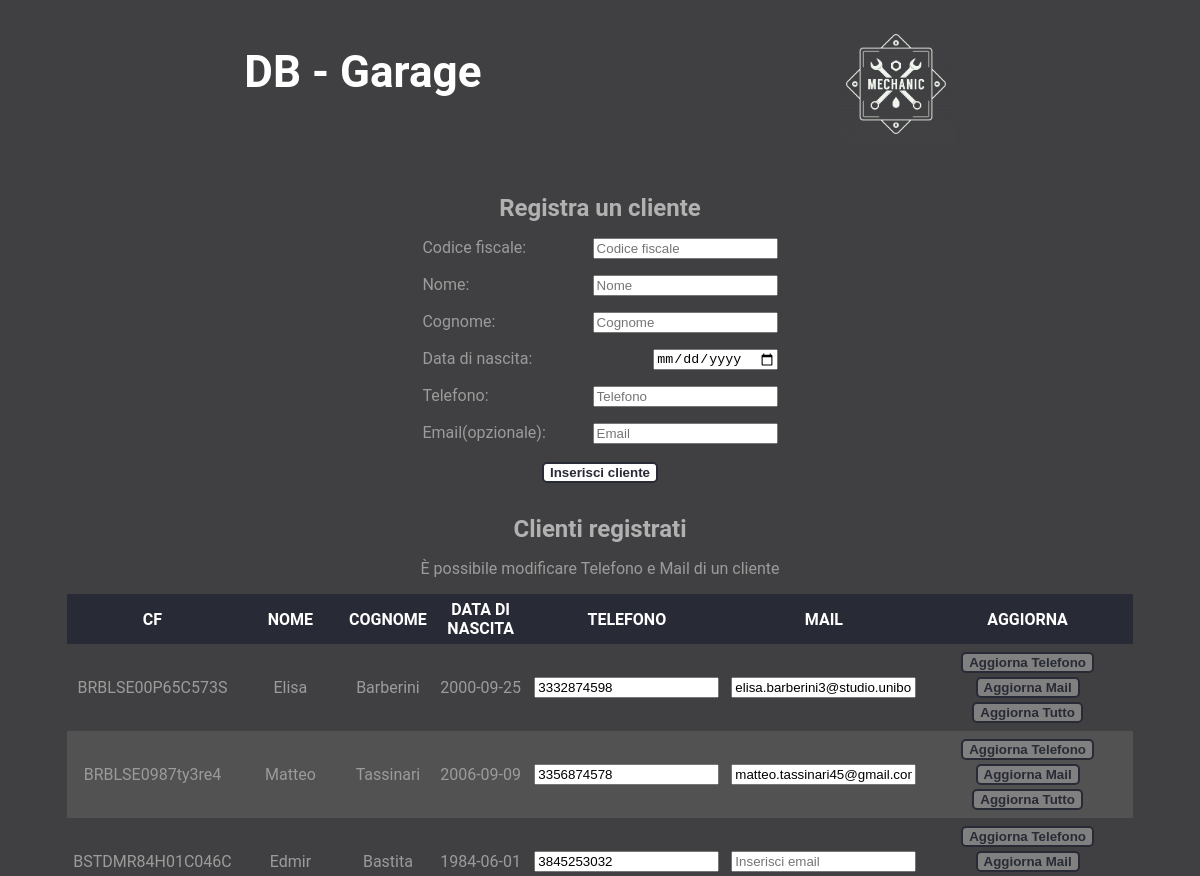
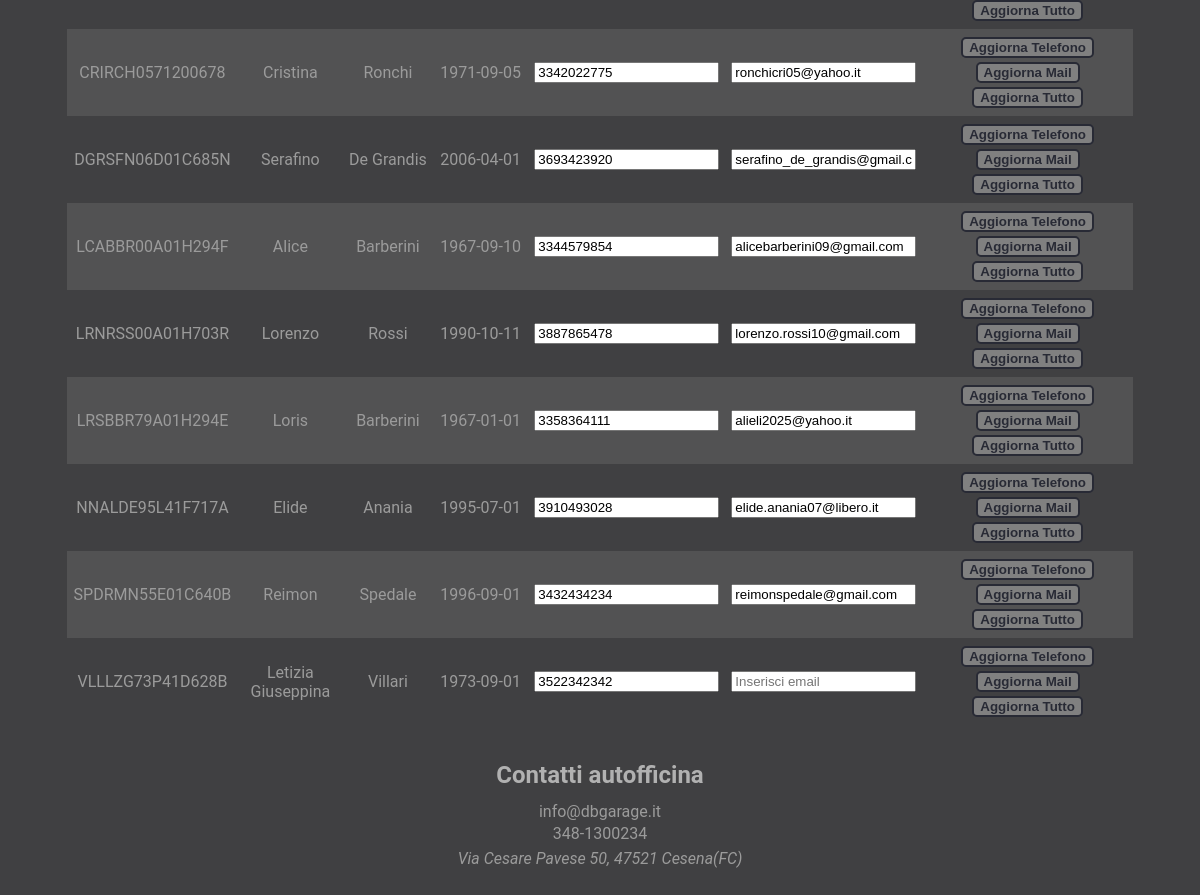
/app-web/gestione_clienti.php, run on an earlier commit of the app's database (2 pictures, top to bottom).
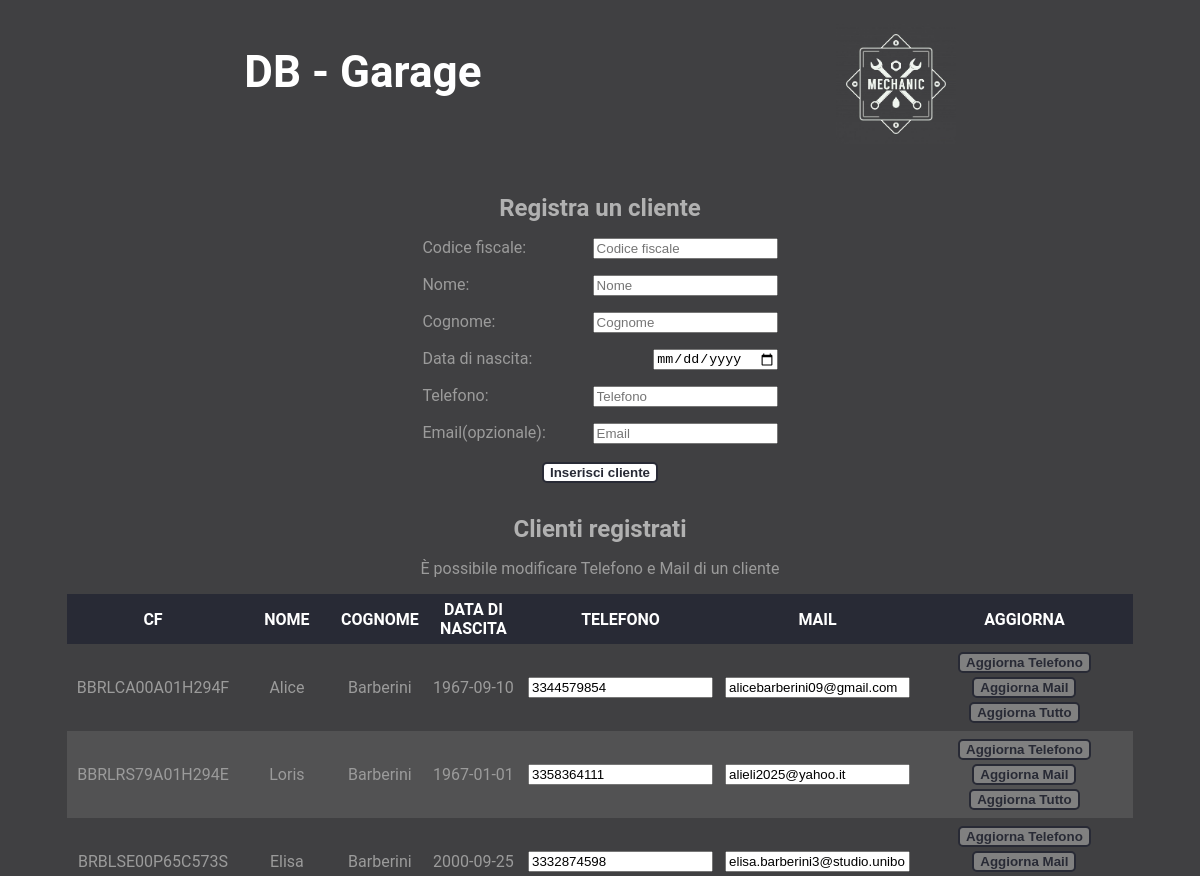
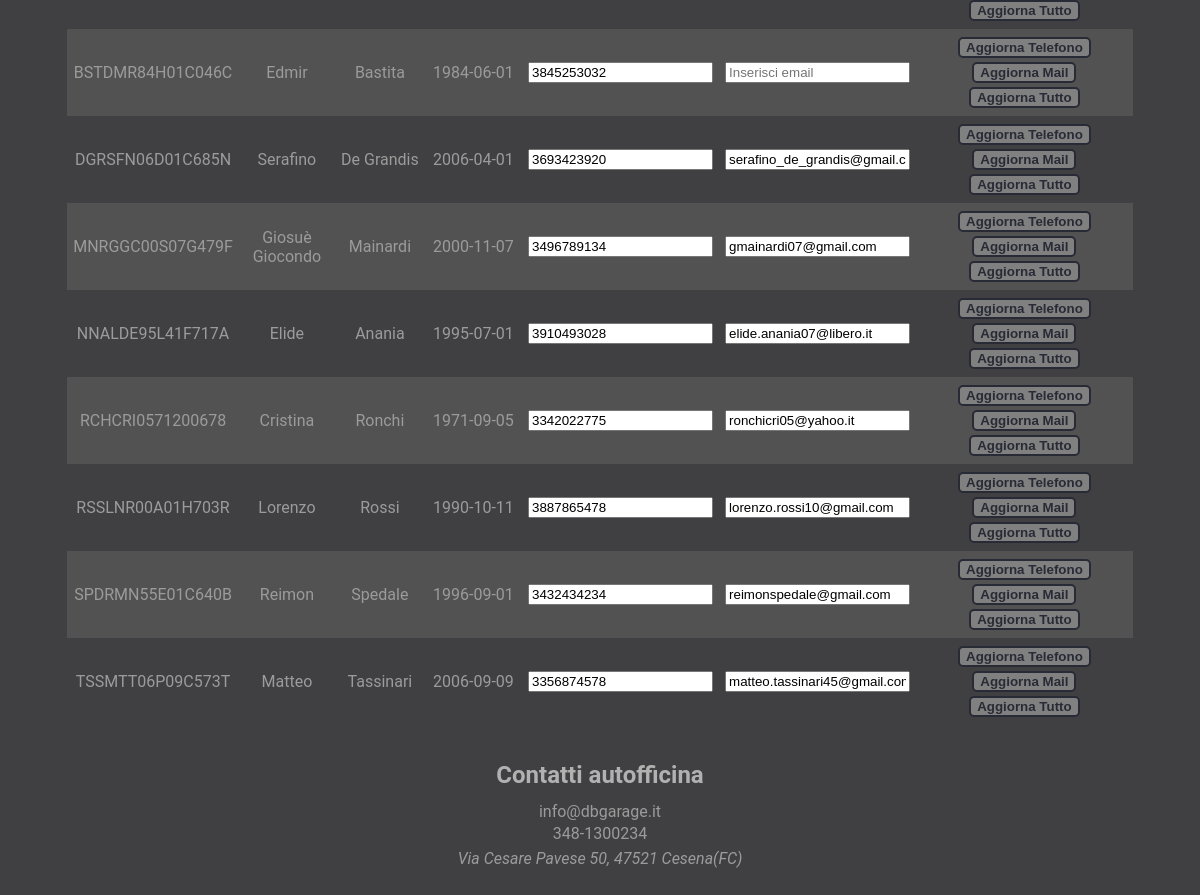
And on a later commit of the database (2 pictures, top to bottom).
### tables this page shows
CREATE TABLE `cliente` (
  `CF_cliente` char(16) NOT NULL,
  `nome` char(20) NOT NULL,
  `cognome` char(20) NOT NULL,
  `data_nascita` date NOT NULL,
  `telefono` char(10) NOT NULL,
  `email` varchar(50) DEFAULT NULL
);

### app-web/gestione_clienti.php (called while the page is built, shortened)
<?php
    require_once 'require.php';
    $SetParameters["titolo"] = "Gestione clienti";
    $SetParameters["file"] = "nuovo_cliente.php";
	$SetParameters["clienti"] = $db->getClients();
    require("template/base.php");
?>

### app-web/require.php (called while the page is built, shortened)
<?php
require_once("databasegarage.php");
$db = new DatabaseHelper("127.0.0.1", "root", "", "officina", 3306);
$SetParameters["scripts"] = array();
?>

### app-web/databasegarage.php (called while the page is built, shortened)
<?php
class DatabaseHelper {
	private $db;
	public function __construct($servername, $username, $password, $dbname, $port) {
		$this->db = new mysqli($servername, $username, $password, $dbname, $port);
	}
    public function getClients(){
        $statement = $this->db->prepare("SELECT * FROM CLIENTE");
		$statement->execute();
		$result = $statement->get_result();
		return $result->fetch_all(MYSQLI_ASSOC);
    }
}
?>

### app-web/template/nuovo_cliente.php (the view)
<section>
	<h2>Registra un cliente</h2>
	<form action="#" method="POST">
		<ul>
			<li>
				<label for="clienteCF"> Codice fiscale: </label>
				<input type="text" name="clienteCF" placeholder="Codice fiscale" maxlength="16" required>
			</li>
			<li>
				<label for="clienteNome"> Nome: </label>
				<input type="text" name="clienteNome" placeholder="Nome" maxlength="20" required>
			</li>
			<li>
				<label for="clienteCognome"> Cognome: </label>
				<input type="text" name="clienteCognome" placeholder="Cognome" maxlength="20" required>
			</li>
			<li>
				<label for="clienteDataNascita"> Data di nascita: </label>
				<input type="date" name="clienteDataNascita" required>
			</li>
			<li>
				<label for="clienteTelefono"> Telefono: </label>
				<input type="tel" pattern="[0-9]{10}" maxlength="10" name="clienteTelefono" placeholder="Telefono" required>
			</li>
			<li>
				<label for="clienteMail"> Email(opzionale): </label>
				<input type="email" name="clienteMail" placeholder="Email" maxlength="80">
			</li>
		</ul>
		<input type="submit" name="inserisciCliente"  value="Inserisci cliente">
	</form>
</section>
<section class="tabelle">
	<h2>Clienti registrati</h2>
	<p>È possibile modificare Telefono e Mail di un cliente</p>
	<table>
		<thead>
			<tr>
				<th>CF</th><th>NOME</th><th>COGNOME</th><th>DATA DI NASCITA</th><th>TELEFONO</th><th>MAIL</th><th>AGGIORNA</th>
			</tr>
		</thead>
		<tbody>
			<?php foreach($SetParameters["clienti"] as $cliente) :?>
			<form action="#" method="POST">
				<tr>
					<td><input type="hidden" id='<?php echo $cliente["CF_cliente"];?>' name="clienteCF" value=<?php echo $cliente["CF_cliente"]; ?>> <?php echo $cliente["CF_cliente"]?></td>
					<td><input type="hidden" id='<?php echo $cliente["CF_cliente"];?>' name="clienteNome" value=<?php echo $cliente["nome"]; ?>> <?php echo $cliente["nome"]?></td>
					<td><input type="hidden" id='<?php echo $cliente["CF_cliente"];?>' name="clienteCognome" value=<?php echo $cliente["cognome"]; ?>> <?php echo $cliente["cognome"]?></td>
					<td><input type="hidden" id='<?php echo $cliente["CF_cliente"];?>' name="clienteDataNascita" value=<?php echo $cliente["data_nascita"]; ?>> <?php echo $cliente["data_nascita"]?></td>
					<td><input type="tel" id='<?php echo $cliente["CF_cliente"];?>' pattern="[0-9]{10}" maxlength="10" name="clienteTelefono" placeholder="Inserisci Telefono" value=<?php echo $cliente["telefono"]?> required></td>
					<td><input type="email" id='<?php echo $cliente["CF_cliente"];?>' maxlength="80" name="clienteMail" placeholder="Inserisci email" value=<?php echo $cliente["email"]?>></td>
					<td>
						<input disabled type="submit" id='<?php echo $cliente["CF_cliente"];?>' name="aggiornaTelefono" value="Aggiorna Telefono">
						<input disabled type="submit" id='<?php echo $cliente["CF_cliente"];?>' name="aggiornaMail" value="Aggiorna Mail">
						<input disabled type="submit" id='<?php echo $cliente["CF_cliente"];?>' name="aggiornaTutto" value="Aggiorna Tutto">
					</td>
				</tr>
			</form>
			<?php endforeach; ?>
		</tbody>
	</table>
</section>

What changed in the data, as far as the page shows it:
removed cliente: CF_cliente "BRBLSE0987ty3re4", nome "Matteo", cognome "Tassinari", data_nascita "2006-09-09", clienteTelefono "3356874578", clienteMail "matteo.tassinari45@gmail.com"
removed cliente: CF_cliente "CRIRCH0571200678", nome "Cristina", cognome "Ronchi", data_nascita "1971-09-05", clienteTelefono "3342022775", clienteMail "ronchicri05@yahoo.it"
removed cliente: CF_cliente "LCABBR00A01H294F", nome "Alice", cognome "Barberini", data_nascita "1967-09-10", clienteTelefono "3344579854", clienteMail "alicebarberini09@gmail.com"
removed cliente: CF_cliente "LRNRSS00A01H703R", nome "Lorenzo", cognome "Rossi", data_nascita "1990-10-11", clienteTelefono "3887865478", clienteMail "lorenzo.rossi10@gmail.com"
removed cliente: CF_cliente "LRSBBR79A01H294E", nome "Loris", cognome "Barberini", data_nascita "1967-01-01", clienteTelefono "3358364111", clienteMail "alieli2025@yahoo.it"
removed cliente: CF_cliente "VLLLZG73P41D628B", nome "Letizia Giuseppina", cognome "Villari", data_nascita "1973-09-01", clienteTelefono "3522342342"
added cliente: CF_cliente "BBRLCA00A01H294F", nome "Alice", cognome "Barberini", data_nascita "1967-09-10", clienteTelefono "3344579854", clienteMail "alicebarberini09@gmail.com"
added cliente: CF_cliente "BBRLRS79A01H294E", nome "Loris", cognome "Barberini", data_nascita "1967-01-01", clienteTelefono "3358364111", clienteMail "alieli2025@yahoo.it"
added cliente: CF_cliente "MNRGGC00S07G479F", nome "Giosuè Giocondo", cognome "Mainardi", data_nascita "2000-11-07", clienteTelefono "3496789134", clienteMail "gmainardi07@gmail.com"
added cliente: CF_cliente "RCHCRI0571200678", nome "Cristina", cognome "Ronchi", data_nascita "1971-09-05", clienteTelefono "3342022775", clienteMail "ronchicri05@yahoo.it"
added cliente: CF_cliente "RSSLNR00A01H703R", nome "Lorenzo", cognome "Rossi", data_nascita "1990-10-11", clienteTelefono "3887865478", clienteMail "lorenzo.rossi10@gmail.com"
added cliente: CF_cliente "TSSMTT06P09C573T", nome "Matteo", cognome "Tassinari", data_nascita "2006-09-09", clienteTelefono "3356874578", clienteMail "matteo.tassinari45@gmail.com"
